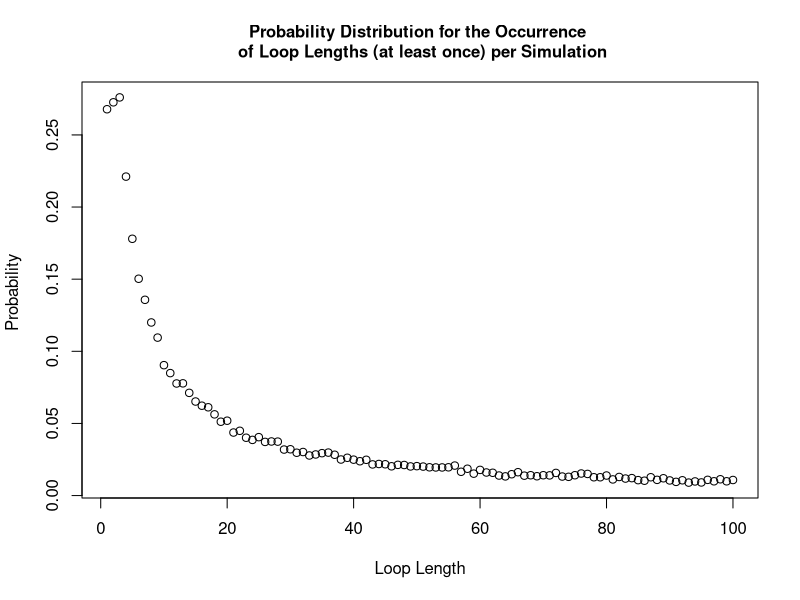

This chart was generated by the following R code:
#### Team Members:
# Fatima Kasenally (S2443602); Wenqi Ni (s1792412); Cameron Allan (S1748084)

#### address of github repo:
# https://github.com/niwq15/SP-Group-7-A2


#### Contributions

# Functions we each made versions of:
# Cameron - Strategy1, Strategy2, Strategy3, Pone, Pall, dloop
# Wenqi - Strategy1, Strategy2, Strategy3, Pone, Pall, dloop 
# Fatima - Strategy2, Pone, Pall, dloop 

# Further Details: 

# Cameron wrote the used Strategy 3 function and added an if statement to speed up the Pall function. 
# Some attempts were made to use arrays to write more efficient strategy functions but these were slower. 
# Other versions of Pone and Pall were also made but the final versions used were faster. 
# The dloop function written was not used as other members' dloops were better.


# Wenqi created the final versions of the functions Strategy 1, Strategy 2, Pone, Pall and the probability of no loop longer than 50 
# in a random reshuffling of cards. She wrote comments for these functions and those results. 
# She also provided a version of Strategy3, dloop function and the visualisation of the probabilities sensibly. 

# Fatima created an alternative version of Strategy 2 and pone. She created the final version of pall and dloop. 
# She also provided the sample solutions for various n and strategy combinations, and wrote comments to explain the results,
# generated the probability ditribution plot and returned the total probability of success for Strategy 1


#### Overview 
# This file holds the self-contained code to use stochastic simulation to study a generalised version of the famous '100 Prisoners Problem' 
# The problem is defined as follows: 
# Consider a prison containing 2n prisoners, each with a unique identification number ranging from 1 to 2n. 
# The prison has a room with 2n boxes, each uniquely numbered from 1 to 2n and each containing a single card. 
# These cards are each labelled with a unique number between 1 and 2n. 
# Each prisoner is allowed to open n boxes to find the card with their number.
# If all 2n prisoners successfully find their cards then they all go free. 
# After their turn,the prisoners are not allowed to communicate any new information from the boxes 
# to prisoners who have yet to take their turn.
# The room is returned to its original state after each prisoner’s go. 

# Firstly, we will show 3 strategies for the prisoners, then create a 'Pone' function to estimate 
# the probability of a single prisoner successfully finding their number, then use a 'Pall' function to 
# calculate the probability of all the prisoners finding their numbers. 
# Based on the results of the individual and joint success probabilities using different strategies, 
# we will give some comments about which strategy has the highest success probabilities for 
# both individuals and the collective. 

## Each function expressing the different strategies for opening boxes to find cards will require the same 
## input parameters : n,k,cards_num. Where n parameterises the 2n number of boxes, prisoner and cards in our problem.
## k is the prisoner's number and cards_num represents the random orders of cards placed in boxes.
## Uniform input parameters allows the implemented strategy to be a variable in each simulation as each strategy 
## function is interchangeable. This is required by functions 'Pone' and 'Pall'.


## Strategy 1:

## The Strategy1 function has inputs, n, k, and 'cards_num' (the card numbers indexed by the box numbers). 
## Each prisoner with their number 'k' starts at the k-th box which contains card b. If k is not equal to b, then the prisoner 
## goes to box b and opens it. The process will be repeated until they have either found the card k or opened n boxes without finding it
## The Strategy1 function will return 'TRUE' if the prisoner k will find their number within the n tries, otherwise it will return 'FALSE'.
Strategy1 <- function(n,k,cards_num) {
  #create an empty vector to store card numbers as they are read
  cards_picked <- rep(0, n) # the prisoner can read at most n cards
  cards_picked[1] <- cards_num[k] # start at the box with his number (k) on it 
  #for each of the remaining steps, first check if he has found his card number
  #if so, he will stop; if not, he will continue to read cards
  for (b in 2:n) {
    if (cards_picked[b-1] == k) {#if the prisoner k has found his number
      return(TRUE) #yes the prisoner has successfully found his card
      break # stop here and the prisoner will not open other boxes
    } else {#otherwise prisoner will open another box with the number of the last card
      cards_picked[b] <- cards_num[cards_picked[b-1]]
    }
  }
  #check whether he finds his number in the final step
  if (cards_picked[n] != k) { #if the final number is not his number
    return(FALSE) #prisoner has failed to find his card
  } else {#if the final number is equal to his number
    return(TRUE) #prisoner has successfully found his card
  }
}

## Strategy 2:

## The Strategy2 function has inputs, n, k, and cards_num.
## This strategy follows an identical procedure to strategy 1, except that the starting box is randomly selected
## The prisoner uses the card number in each box to pick his next box to open.
## The prisoner can open at most n boxes in order to find the card with their number on it.
## The Strategy2 function will return 'TRUE' if the prisoner k will find their number within the n tries, otherwise 'FALSE'.
Strategy2 <- function(n,k,cards_num) {
  #create an empty vector to store card numbers that have been read
  cards_picked <- rep(0, n) # the prisoner can read at most n cards
  cards_picked[1] <- sample(cards_num,1)# start at a randomly selected box 
  #for each of the remaining steps, firstly check whether he has found him number card
  #if so, he will stop; if not, he will continue to read cards
  for (b in 2:n) {
    if (cards_picked[b-1] == k) {#if the prisoner k has found his number
      return(TRUE)
      break #stop here and the prisoner will not open other boxes
    } else {#otherwise prisoner will open the box with number k
      cards_picked[b] <- cards_num[cards_picked[b-1]]
    }
  }
  #check whether he finds his number in the final step
  if (cards_picked[n] != k) { #if the final number is not his number
    return(FALSE)
  } else {#if the final number is equal to his number
    return(TRUE)
  }
} #The function returns TRUE/FALSE expressing that the prisoner has FOUND/FAILED TO FIND his card 

## Strategy 3:
## The Strategy3 function has inputs, n, k, and cards_num.
## The prisoner opens n boxes at random, without replacement and the prisoner will open n different boxes. 
## The Strategy3 function will return 'TRUE' if the prisoner k will find their number within the n tries, otherwise 'FALSE'.
Strategy3 <- function(n,k,cards_num){ 
  cards_picked <- sample(cards_num,n,replace=FALSE) # Randomly select n boxes from cards_num to open
  any(k == cards_picked) # check whether the prisoner's number appears in the selected card_num
} # End function


## The 'Pone' function takes the inputs 'n', 'k', 'strategy' and 'nreps' (the number of replicate simulations).
## 'Pone' is a function which calculates the probability of an individual prisoner 'k' finding his card number amoungst 2n boxes. 
## The prisoner can open n boxes and the trial is simulated nreps times. In each simulation a set-up is generated and one strategy 
## is used for the prisoner's search. The outcome of each simulation is recorded (success/failure) and 
## (total number of successes/nreps) calculates the probability that the prisoner finds his card. This probability is the function output. 
Pone <- function(n,k,strategy,nreps) {
  # create an empty vector to store the outcome of each simulation as 1/0 = Success/ Failure to find his card
  success <- rep(0, nreps)
  for (i in 1:nreps) {
    # simulate the random order of card numbers
    cards_num <- sample(1:(2*n), 2*n, replace=FALSE)
    success[i] <- strategy(n,k,cards_num)
  }
  # return the frequentist probability of success as: 
  # total number of simulated successes / total number of simulations
  return(sum(success)/nreps)
}


## The 'Pall' function takes the inputs 'n', 'strategy' and 'nreps'.
## 'Pall' is a function to find the probability of all the 2n prisoners finding their cards in a single simulation
## and all being able to escape. All prisoners must use the same strategy. The probability is calculated by finding
## the total number of all prisoner successes and dividing by the number of simulations run (nreps).
## The Function then returns this probability as the output.
Pall <- function(n,strategy,nreps) {
  #create a vector to record the result of each simulation with default values of 1s
  num_success <- rep(1,nreps)
  for (i in 1:nreps) {#for each simulation
    #generate a random order of card numbers
    cards_num <- sample(1:(2*n), 2*n, replace=FALSE)
    #use the strategies to calculate whether each prisoner can find their correct number within n times
    for (k in 1:(2*n)) {
      result <- strategy(n,k,cards_num) # save the result of strategy for the k-th prisoner
      num_success[i] <- num_success[i] * result # if result is 1 keep 1 in the vector. If 0 change to 0.
      if (result == 0){ # stop if any prisoner does not escape, this cuts down simulation run-time
        break
      }
    }
  }
  # return the frequentist probability as: total number of simulated successes / total number of simulated trials
  return(sum(num_success)/nreps)
}

### Sample Results ###

### individual prisoner probabilities: 
### Pone takes args: n,k,strategy,nreps

Pone(5,5,Strategy1,10000)
Pone(50,50,Strategy1,10000)
# one prisoner & strategy 1: prob success ~ 50%  (for all n)

Pone(5,5,Strategy2,10000)
Pone(50,50,Strategy2,10000)
# one prisoner & strategy 2: prob success ~40%  (n=5) ~37%  (n>50)

Pone(5,5,Strategy3,10000)
Pone(50,50,Strategy3,10000)
# one prisoner & strategy 3: prob success ~50%  (for all n)

### joint probabilities for all prisoners as a collective:  
### Pall takes args: n,strategy,nreps


Pall(5,Strategy1,10000)
Pall(50,Strategy1,10000)
#10 prisoners & strategy 1: prob success ~35% (n=5)
#100 prisoners & strategy 1: prob success ~31% (n=50)

Pall(5,Strategy2,10000)
Pall(50,Strategy2,10000)
#10 prisoners & strategy 2: prob success ~0.01%  (n=5)
#100 prisoners & strategy 2: prob success ~0% (smaller than precision)  (n=50)

Pall(5,Strategy3,10000)
Pall(50,Strategy3,10000)
#10 prisoners & strategy 3: prob success ~0.1%  (n=5)
#100 prisoners & strategy 3: prob success ~0% (smaller than precision) (n=50)


## Remarks

## Strategy 1 and Strategy 3 have similar individual success probabilities of 50%. 
## Strategy 1 has much higher joint success probability of above 30%, while Strategy 3 only has 0%.
## It demonstrates that there is something intelligent in Strategy 1's design.
## Strategy 2 has a lower marginal probability for success than the others, and a joint probability close to 0. 

## More explanations
## For Strategy 1, consider the distribution of maximum loop lengths amongst the boxes and cards. The cycle of box and card numbers 
## must eventually return the prisoner to open a box with his card number inside if he is allowed to open as many boxes as he wants, 
## as the numbers used are part of a finite sequence. Thus, the high joint success probability can be calculated as the cumulative 
## probability of the maximum loop length being less than n, which we have determined to be approximately 31%.

## For Strategy 2, the marginal probability is lower than 50% because the conditions for the prisoner's success are 1.the prisoner 
## select the correct loop with his card in it at random; 2.the loop he picks must also be shorter than n. 
## Our results show that the probability is about 37-40% (varies with n). The joint probability tends to 0 for the similar reason as strategy 3.

## For Strategy 3, the probability of finding their card every time they open a box is 1/2n and if he opens n boxes at random the 
## probability of finding his card is n/2n (=50%). For 2n prisoners all finding their cards in a simulation we multiply the independent 
## marginal probabilities to produce a joint probability of (0.5)^(2n), which tends to 0 as n increases. 


## The 'dloop' function has inputs: 'n' and 'nreps'. 
## It is a function which returns the probability distribution vector for each loop length occuring in a simulation.
## It takes the parameters n (making 2n boxes) and nreps (to make nreps simulations). In each simulation the boxes are 
## opened one by one while iterating through a loop, to find its length. The unique loop lengths from each simulation 
## are then tabulated and by nreps (the total number of simulations.
## This creates a probability vector (prob_vec_y = probability of each loop length occurring at least once),
## which is the output of the function. 
dloop <- function(n, nreps) {
  each_loop_lengths <- c() #create an empty list to store the loop lengths generated by all simulations
  
  for (i in 1:nreps){ 
    #simulate a new set of boxes for each simulation
    cards_num <- sample(1 : (2*n), 2*n , replace=FALSE) 
    #store a list of closed boxes in each simulation
    unopened_boxes <- 1:(2*n)
    
    #store the loop lengths found in each simulation 
    new_loop_lengths <- c()
    
    #scan for loops, (while more than 2 boxes are still closed, indexing breaks down for smaller loops)
    while (length(unopened_boxes) > 2 ){
      #pick the smallest number unopened box and store the value of the card inside 
      cards_picked <- cards_num[unopened_boxes[1]]
      
      #pick your next box according to your last card and scan each closed loop
      for (b in 2:length(unopened_boxes)){ #max loop length is the number of closed boxes
        #store the number of the latest card
        cards_picked <- c(cards_picked, cards_num[cards_picked[b-1]])
      }#end for 
            
      #scanning the last 2 unopened boxes:
      #if the card in box 1 matches the number of box 2
      if (length(unopened_boxes) == 2 && cards_num[unopened_boxes[1]] == unopened_boxes[2]) {
        #we have found a 2 item long loop 
        new_loop_lengths <- c(new_loop_lengths, 2) #save the loop length 
        #if the card in box 1 matches the number of box 1 
      } else if ((length(unopened_boxes) == 2) && (cards_num[unopened_boxes[1]] == unopened_boxes[1])) {
        #we have found one or more loops with length 1
        new_loop_lengths <- c(new_loop_lengths, 1) #save the loop length to simulation counter 
      }
      
      # add the last loop scanned to our list of loop lengths found 
      new_loop_lengths <- c(new_loop_lengths, length(unique(cards_picked))) 
      
      #remove the boxes we have scanned from the list of unopened boxes 
      unopened_boxes <- setdiff(unopened_boxes,unique(cards_picked))
    } #end while 
    
    #store the uniquely occuring loop lengths from each simulation in a global simulation list 
    each_loop_lengths <- c(each_loop_lengths, unique(new_loop_lengths))
    
  } #end for 
  #create a probability vector for the occurrence of each type of loop length 
  prob_vec_y <- tabulate(each_loop_lengths)/nreps #dividing frequency of occurences/total number of simulations
  #function outputs the probability distribution 
  return(prob_vec_y)
  
}#end function




#testing the distribution for n=50
n = 50 
#stores our probability distribution using function dloop
prob_vec <- dloop(n, 10000)

##plotting the probability distribution
#create an x axis 
x_axis <- 1:length(prob_vec)
#plot the scatter plot
plot(x_axis, prob_vec, xlab = "Loop Length", ylab = "Probability ", main = "Probability Distribution for the Occurrence \n of Loop Lengths (at least once) per Simulation", cex.main = 1)

#output the probability distribution vector: 
cat("your probability vector for producing at least one loop of length i: \n", prob_vec, "\n")

## Note that 'no loop length longer than 50' indicates that the max loop length is 50. 
## P(no loop longer than 50) = 1 - P(there exist loop lengths larger than 50)
## Since the total loop lengths must sum to 2n, the loops of length greater than n can only occur once.
## It implies that P(loop length >n occurs at least once ) = P(loop length >n occurs exactly once ).
## Thus, P(there exist loop lengths larger than 50) is equal to the sum of P(there exists loop length i) where i ranges from 51 to 100. 

cat( "Probability of Strategy 1 succeeding: \n", 1 - sum(prob_vec[(n+1):(2*n)]), "\n this is also the probability of the maximum loop length being no more than n")
